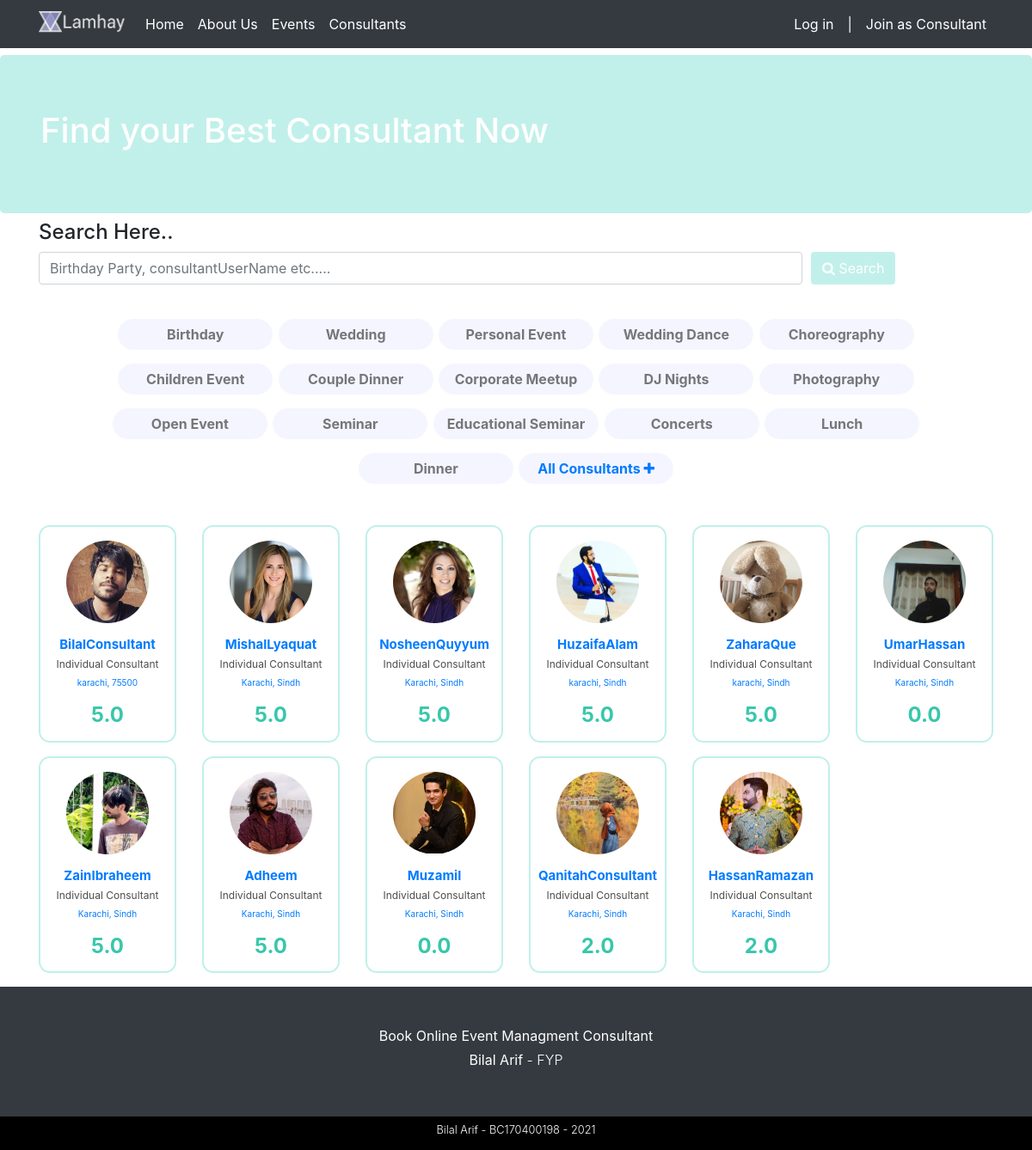
The page /consultant-list.php on the database its author committed.
### tables this page shows
CREATE TABLE IF NOT EXISTS `categories` (
  `id` int(11) NOT NULL AUTO_INCREMENT,
  `name` varchar(255) NOT NULL,
  `created_at` datetime NOT NULL DEFAULT CURRENT_TIMESTAMP,
  PRIMARY KEY (`id`)
);

CREATE TABLE IF NOT EXISTS `consultants` (
  `id` int(11) NOT NULL AUTO_INCREMENT,
  `username` varchar(100) NOT NULL,
  `email` varchar(100) NOT NULL,
  `consultant_type` varchar(255) NOT NULL,
  `rating` varchar(11) NOT NULL,
  `about` longtext NOT NULL,
  `profile_image` varchar(255) NOT NULL DEFAULT 'img/avatars/default.jpg',
  `firstname` varchar(100) NOT NULL,
  `lastname` varchar(100) NOT NULL,
  `password` varchar(255) NOT NULL,
  `role` varchar(50) NOT NULL,
  `availablity` varchar(50) NOT NULL DEFAULT 'available',
  `featured` tinyint(1) NOT NULL DEFAULT '0',
  `payment_methods` varchar(255) NOT NULL DEFAULT 'a:1:{i:0;s:4:"cash";}',
  `categories` varchar(255) DEFAULT NULL,
  `address` varchar(255) NOT NULL,
  `city` varchar(100) NOT NULL,
  `state` varchar(100) NOT NULL,
  `zip` varchar(100) NOT NULL,
  `profile_status` varchar(12) NOT NULL DEFAULT 'fine',
  `created_at` datetime NOT NULL DEFAULT CURRENT_TIMESTAMP,
  PRIMARY KEY (`id`)
);

### includes/classes/Database.php (called while the page is built, shortened)
<?php
class Database {
    private $pdo;
    public function __construct(){
        $this->pdo = new PDO("mysql:host=localhost;dbname=lamhey", "Bilal", "123123");
        $this->pdo->setAttribute(PDO::ATTR_ERRMODE, PDO::ERRMODE_EXCEPTION);
    }
    public function queryDB($sql, $mode, $values = array()){
        $stmt = $this->pdo->prepare($sql);
        foreach($values as $valueToBind){
            $stmt->bindValue($valueToBind[0], $valueToBind[1]);
        }
        $stmt->execute();
        if ($mode != Database::SELECTSINGLE && $mode != Database::SELECTALL && $mode != Database::EXECUTE){
            throw new Exception('Invalid Mode');
        }else if ($mode == Database::SELECTSINGLE){
            return $stmt->fetch(PDO::FETCH_ASSOC);
        }else if ($mode == Database::SELECTALL){
            return $stmt->fetchAll(PDO::FETCH_ASSOC);
        }
    }
}

### includes/classes/App.php (called while the page is built, shortened)
<?php
class App {
    protected $db;
    public function __construct(){
        $this->db = new Database();
    }
    public function getAllCategories() {
        $sql = "SELECT * FROM Categories";
        $result = $this->db->queryDB($sql, Database::SELECTALL);
        return $result;
    }
}

### includes/classes/Consultant.php (called while the page is built, shortened)
<?php
    class Consultant extends User {
        public function getListOfConsultants() {
            $sql = "SELECT id, username, email, consultant_type, rating, profile_image, city, state FROM consultants where availablity = :availablity";
            $values = array( array(":availablity", "available") );
            $result = $this->db->queryDB($sql, Database::SELECTALL, $values);
            return $result;
        }
    }

### includes/classes/User.php (called while the page is built, shortened)
<?php
class User {
    public function __construct($pUsername){
        $this->db = new Database();
    }
}

### includes/classes/Helper.php (called while the page is built, shortened)
<?php
class Helper {
    public function numericRating($_rating) {
        $oneStarPoints = 1;
        $threeStarPoints = 20;
        $fourStarPoints = 30;
        $fiveStarPoints = 40;
        $rating = $_rating;
                                    if($rating == 1) {
                                        return 0.0;
                                    }
                                    if ($rating > $oneStarPoints && $rating < $threeStarPoints) {
                                        return 2.0;
                                    }
                                    if ( $rating > $fiveStarPoints ) {
                                        return 5.0;
                                    }
    }
}

### process/consultant-list-process.php (the view, shortened to what this page needs)
<?php
$app = new App();
$consultant = new Consultant("consultant-list");
$categoryList = $app->getAllCategories();
$consultantListData = $consultant->getListOfConsultants();
function category($c) {
    $name = $c['name'];
    $_c = <<<HTML
        <form method="post" class="category-pill rounded-pill">
            <input type="hidden" name="search_consultant_category" value="$name">
                <span><button class="category-pill-submit-btn" type="submit" name="search_by_consultant_category" value="search_by_event_category">$name</button></span>
            </form>
HTML;
echo $_c;
}
function makeConsultantList($_consultant) {
    $h = new Helper();
    $id = $_consultant['id'];
    $username = $_consultant['username'];
    $consultant_type = $_consultant['consultant_type'];
    $state = $_consultant['state'];
    $city = $_consultant['city'];
    $rating = $h->numericRating($_consultant['rating']);
    $avatar = $_consultant['profile_image'];
    $card =
        <<<HTML
            <div class="col-2">
            <a href="consultant-profile?id=$id">
                <div class="consultant-card my-2">
                    <div class="consultant-card-header">
                        <img src="$avatar" alt="">
                    </div>
                    <div class="consultant-card-body">
                        <h5 class="consultant-card-title">$username</h5>
                        <p class="consultant-card-type">$consultant_type</p>
                        <p class="consultant-card-location">$city, $state</p>
                        <h4 class="consultant-card-rating">$rating.0</h4>
                    </div>
                </div>
            </a>
            </div>
        HTML;
    echo $card;
}
function consultantList($_consultantData) {
    array_map("makeConsultantList", $_consultantData);
}
function categoryList($data) {
    array_map("category", $data);
}

### css/style.css (style rules this page uses)
.consultant-card { border: 2px solid #C1F0EA; background: #fff; display: flex; justify-content: center; align-items: center; flex-direction: column; text-align: center; border-radius: 13px; }
.consultant-card-header { border-radius: 50%; overflow: hidden; width: 6em; height: 6em; margin-top: 1em; margin-bottom: 1em; }
.consultant-card-header img { width: 6em; }
.consultant-card-title { font-size: 15px; margin: 0; padding: 0; font-weight: bold; }
.consultant-card-type { margin: 0; padding: 5px 0; color: #4D4D4D; font-size: 12px; }
.consultant-card-location { font-size: 10px; }
.consultant-card-rating { font-weight: bold; color: #38C7AB; margin: 15px 0; padding: 0; }
.category-pill { background-color: #0000ff0a; min-width: 180px; display: flex; justify-content: space-around; align-items: center; margin: 0.5em 0.2em; padding: 5px 10px; }
.category-pill .category-pill-submit-btn { border: none; background: none; font-weight: bold; color: #00000085; }

### rows shown on the page
categories: name "Birthday"
categories: name "Wedding"
categories: name "Personal Event"
categories: name "Wedding Dance"
categories: name "Choreography"
categories: name "Children Event"
categories: name "Couple Dinner"
categories: name "Corporate Meetup"
categories: name "DJ Nights"
categories: name "Photography"
categories: name "Open Event"
categories: name "Seminar"
categories: name "Educational Seminar"
categories: name "Concerts"
categories: name "Lunch"
categories: name "Dinner"
consultants: profile_image (picture), username "BilalConsultant", consultant_type "Individual Consultant", city "karachi", state "75500", rating "5"
consultants: profile_image (picture), username "MishalLyaquat", consultant_type "Individual Consultant", city "Karachi", state "Sindh", rating "5"
consultants: profile_image (picture), username "NosheenQuyyum", consultant_type "Individual Consultant", city "Karachi", state "Sindh", rating "5"
consultants: profile_image (picture), username "HuzaifaAlam", consultant_type "Individual Consultant", city "karachi", state "Sindh", rating "5"
consultants: profile_image (picture), username "ZaharaQue", consultant_type "Individual Consultant", city "karachi", state "Sindh", rating "5"
consultants: profile_image (picture), username "UmarHassan", consultant_type "Individual Consultant", city "Karachi", state "Sindh", rating "0"
consultants: profile_image (picture), username "ZainIbraheem", consultant_type "Individual Consultant", city "Karachi", state "Sindh", rating "5"
consultants: profile_image (picture), username "Adheem", consultant_type "Individual Consultant", city "Karachi", state "Sindh", rating "5"
consultants: profile_image (picture), username "Muzamil", consultant_type "Individual Consultant", city "Karachi", state "Sindh", rating "0"
consultants: profile_image (picture), username "QanitahConsultant", consultant_type "Individual Consultant", city "Karachi", state "Sindh", rating "2"
consultants: profile_image (picture), username "HassanRamazan", consultant_type "Individual Consultant", city "Karachi", state "Sindh", rating "2"
